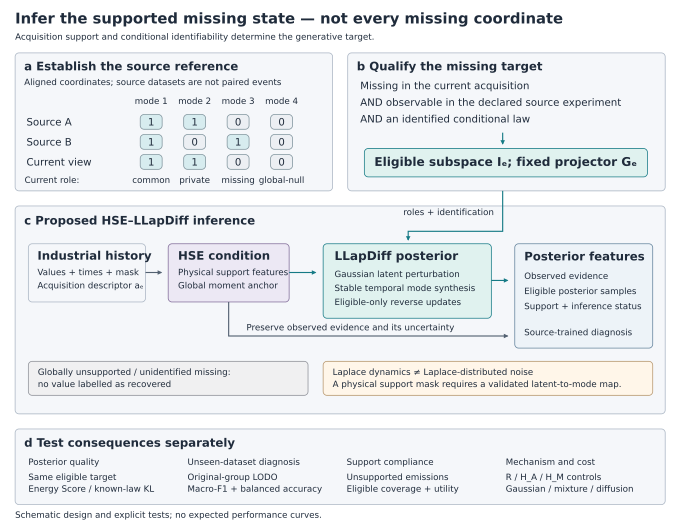

The Python source for this figure:
"""Regenerate the source-supported posterior schematic as editable SVG/PDF/PNG.

The diagram is a proposed inference organization, not an experimental result.
No model/data execution or raster image embedding occurs. Every box, connector
and text object has a semantic ID. Requires cairosvg for PDF/PNG export.
"""
from pathlib import Path
import argparse
import xml.etree.ElementTree as ET
import cairosvg

NS='http://www.w3.org/2000/svg'
ET.register_namespace('',NS)

def make(output):
    output=Path(output);output.mkdir(parents=True,exist_ok=True)
    root=ET.Element('{'+NS+'}svg',viewBox='0 0 1800 1380',width='180mm',height='138mm',role='img')
    def node(tag,parent=root,**attrs):
        return ET.SubElement(parent,'{'+NS+'}'+tag,{k.replace('_','-'):str(v) for k,v in attrs.items()})
    node('title').text='Which missing components may an industrial posterior infer?'
    node('desc').text='Source supports and conditional identification determine the eligible missing target. HSE conditions projected Latent Laplace Diffusion, while observed evidence is retained and globally unsupported outputs are omitted. Separate measurements test posterior, diagnosis, support compliance and attribution.'
    node('style').text='text{font-family:DejaVu Sans,sans-serif;fill:#1f2b3b;font-size:27px}.title{font-size:39px;font-weight:700}.head{font-size:31px;font-weight:700}.small{font-size:23px}.core{font-size:32px;font-weight:700}.muted{fill:#536171}'
    defs=node('defs')
    for name,col in [('arrow','#536171'),('eligible','#157a85')]:
        marker=node('marker',parent=defs,id=name,markerWidth=12,markerHeight=12,refX=10,refY=6,orient='auto',markerUnits='userSpaceOnUse')
        node('path',parent=marker,d='M0,0 L12,6 L0,12 Z',fill=col)
    node('rect',id='canvas',x=0,y=0,width=1800,height=1380,fill='white')
    def text(identity,x,y,lines,cls='',gap=35,anchor='start'):
        t=node('text',id=identity,x=x,y=y,**{'class':cls,'text-anchor':anchor})
        for i,line in enumerate(lines):node('tspan',parent=t,x=x,dy=0 if i==0 else gap).text=line
    def box(identity,x,y,w,h,fill='#f5f7fa',stroke='#aab5c3'):
        node('rect',id=identity,x=x,y=y,width=w,height=h,rx=10,fill=fill,stroke=stroke,stroke_width=2)
    def arrow(identity,path,eligible=False):
        node('path',id=identity,d=path,fill='none',stroke='#157a85' if eligible else '#536171',stroke_width=3,marker_end='url(#eligible)' if eligible else 'url(#arrow)')
    text('main-title',40,62,['Infer the supported missing state — not every missing coordinate'],'title')
    text('subtitle',40,105,['Acquisition support and conditional identifiability determine the generative target.'],'small')
    box('panel-a',40,140,840,365)
    text('panel-a-heading',64,186,['a  Establish the source reference'],'head')
    text('panel-a-note',64,225,['Aligned coordinates; source datasets are not paired events'],'small')
    xs=[400,515,630,745]
    for x,name in zip(xs,['mode 1','mode 2','mode 3','mode 4']):text('column-'+name.replace(' ','-'),x,275,[name],'small',anchor='middle')
    labels=['Source A','Source B','Current view']
    supports=[[1,1,0,0],[1,0,1,0],[1,1,0,0]]
    for row,(label,mask) in enumerate(zip(labels,supports)):
        y=303+row*53;text('row-name-'+str(row),70,y+29,[label])
        for col,value in enumerate(mask):
            box(f'support-{row}-{col}',xs[col]-29,y,58,39,'#d7ecef' if value else '#eceff3','#80949d')
            text(f'support-value-{row}-{col}',xs[col],y+29,[str(value)],anchor='middle')
    text('roles-label',65,484,['Current role:'],'small')
    for x,role in zip(xs,['common','private','missing','global-null']):text('role-'+role,x,484,[role],'small',anchor='middle')
    box('panel-b',920,140,840,365)
    text('panel-b-heading',944,186,['b  Qualify the missing target'],'head')
    text('qualification-lines',953,236,['Missing in the current acquisition','AND observable in the declared source experiment','AND an identified conditional law'],'',gap=44)
    arrow('permission-arrow','M1330,351 L1330,381',True)
    box('eligible-target',964,393,749,75,'#e0f2ef','#157a85')
    text('eligible-target-text',1338,439,['Eligible subspace Iₑ; fixed projector Gₑ'],'core',anchor='middle')
    box('panel-c',40,545,1720,550)
    text('panel-c-heading',64,594,['c  Proposed HSE–LLapDiff inference'],'head')
    box('observed-input',75,645,310,154)
    text('observed-input-title',99,687,['Industrial history'],'head')
    text('observed-input-lines',99,728,['Values + times + mask','Acquisition descriptor aₑ'],'small')
    arrow('input-to-hse','M385,721 L427,721')
    box('hse-condition',445,645,320,154,'#ece8f4','#806b98')
    text('hse-title',471,687,['HSE condition'],'head')
    text('hse-lines',471,728,['Physical support features','Global moment anchor'],'small')
    arrow('hse-to-generative','M765,721 L835,721',True)
    box('llapdiff-core',855,645,445,197,'#e0f2ef','#157a85')
    text('llapdiff-title',885,688,['LLapDiff posterior'],'core')
    text('llapdiff-lines',885,733,['Gaussian latent perturbation','Stable temporal mode synthesis','Eligible-only reverse updates'],'small',gap=37)
    arrow('roles-to-generation','M1330,505 L1330,612 L1080,612 L1080,635',True)
    text('permission-tag',1067,569,['roles + identification'],'small')
    arrow('posterior-output-arrow','M1300,742 L1343,742',True)
    box('posterior-output',1362,645,365,276,'#edf3f8','#63829b')
    text('posterior-title',1387,689,['Posterior features'],'head')
    text('posterior-lines',1387,738,['Observed evidence','Eligible posterior samples','Support + inference status'],'small',gap=40)
    text('posterior-no-guarantee',1387,887,['Source-trained diagnosis'],'small')
    arrow('preserved-observed-path','M605,799 L605,889 L1343,889')
    text('preserve-evidence',652,874,['Preserve observed evidence and its uncertainty'],'small')
    box('unsupported-output',75,956,740,90,'#f0f0f1','#8f9299')
    text('unsupported-lines',100,992,['Globally unsupported / unidentified missing:','no value labelled as recovered'],'small',gap=32)
    box('laplace-boundary',855,956,872,90,'#fff6e9','#b7976e')
    text('laplace-boundary-text',880,992,['Laplace dynamics ≠ Laplace-distributed noise','A physical support mask requires a validated latent-to-mode map.'],'small',gap=32)
    box('panel-d',40,1135,1720,200)
    text('panel-d-heading',64,1182,['d  Test consequences separately'],'head')
    items=[('posterior-metric',75,'Posterior quality',['Same eligible target','Energy Score / known-law KL']),
           ('diagnosis-metric',496,'Unseen-dataset diagnosis',['Original-group LODO','Macro-F1 + balanced accuracy']),
           ('support-metric',917,'Support compliance',['Unsupported emissions','Eligible coverage + utility']),
           ('attribution-metric',1338,'Mechanism and cost',['R / H_A / H_M controls','Gaussian / mixture / diffusion'])]
    for ident,x,title,lines in items:
        text(ident+'-title',x,1230,[title],'small')
        text(ident+'-detail',x,1270,lines,'small',gap=31)
    text('footer',40,1370,['Schematic design and explicit tests; no expected performance curves.'],'small')
    svg=ET.tostring(root,encoding='unicode')
    (output/'motivation.svg').write_text(svg,encoding='utf-8')
    cairosvg.svg2pdf(bytestring=svg.encode(),write_to=str(output/'motivation.pdf'))
    cairosvg.svg2png(bytestring=svg.encode(),write_to=str(output/'motivation.png'),output_width=4252,output_height=3260)
    return root

if __name__=='__main__':
    p=argparse.ArgumentParser(description=__doc__)
    p.add_argument('--output-dir',type=Path,default=Path(__file__).resolve().parent)
    args=p.parse_args(); make(args.output_dir)
    print('Editable SVG, vector PDF and 600-dpi PNG:',args.output_dir)
